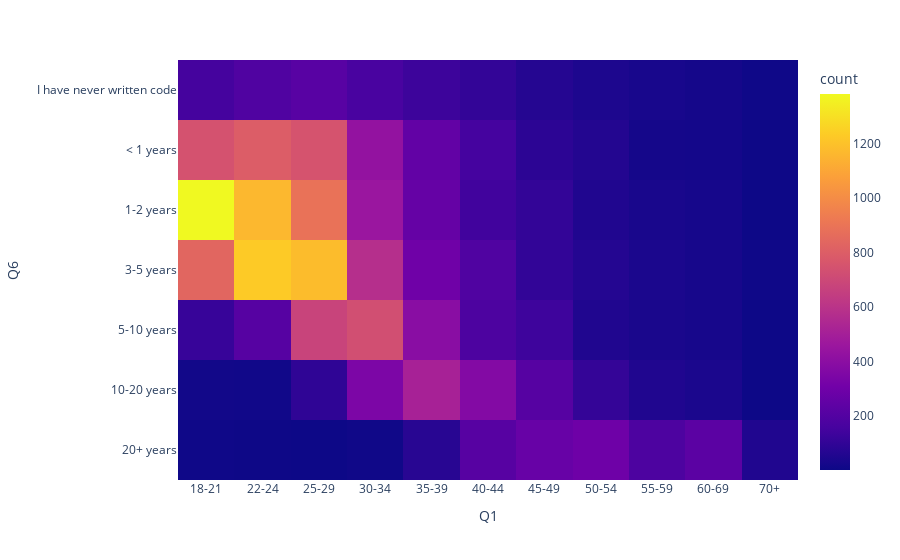

The notebook cell saved with this chart:
### Markdown cell above
## Question: How many years of coding experience does each person have based on age

### Code cell
fig = px.density_heatmap(pan, x='Q1', y='Q6', 
                         category_orders={'Q1':['18-21', '22-24', '25-29', '30-34', '35-39', '40-44', '45-49', '50-54', '55-59', '60-69', '70+'], 
                                          'Q6':['I have never written code', '< 1 years', '1-2 years', '3-5 years', '5-10 years', '10-20 years', '20+ years']})
fig.show()

### Figure 1 — Plotly figure (JSON) as saved in the notebook; plotly's stock layout.template omitted (floating-point values rounded to 4 significant figures; data arrays with more than 128 entries replaced by an {"elided": "..."} marker saying what was removed)
{"data": [{"coloraxis": "coloraxis", "hovertemplate": "Q1=%{x}<br>Q6=%{y}<br>count=%{z}<extra></extra>", "name": "", "type": "histogram2d", "x": {"elided": "20036 str values"}, "xaxis": "x", "xbingroup": "x", "y": {"elided": "20036 str values"}, "yaxis": "y", "ybingroup": "y"}], "layout": {"autosize": true, "coloraxis": {"colorbar": {"title": {"text": "count"}}, "colorscale": [[0, "#0d0887"], [0.1111, "#46039f"], [0.2222, "#7201a8"], [0.3333, "#9c179e"], [0.4444, "#bd3786"], [0.5556, "#d8576b"], [0.6667, "#ed7953"], [0.7778, "#fb9f3a"], [0.8889, "#fdca26"], [1, "#f0f921"]]}, "legend": {"tracegroupgap": 0}, "margin": {"t": 60}, "xaxis": {"anchor": "y", "autorange": true, "categoryarray": ["18-21", "22-24", "25-29", "30-34", "35-39", "40-44", "45-49", "50-54", "55-59", "60-69", "70+"], "categoryorder": "array", "domain": [0, 1], "range": [-0.5, 10.5], "title": {"text": "Q1"}, "type": "category"}, "yaxis": {"anchor": "x", "autorange": true, "categoryarray": ["20+ years", "10-20 years", "5-10 years", "3-5 years", "1-2 years", "< 1 years", "I have never written code"], "categoryorder": "array", "domain": [0, 1], "range": [-0.5, 6.5], "title": {"text": "Q6"}, "type": "category"}}}
